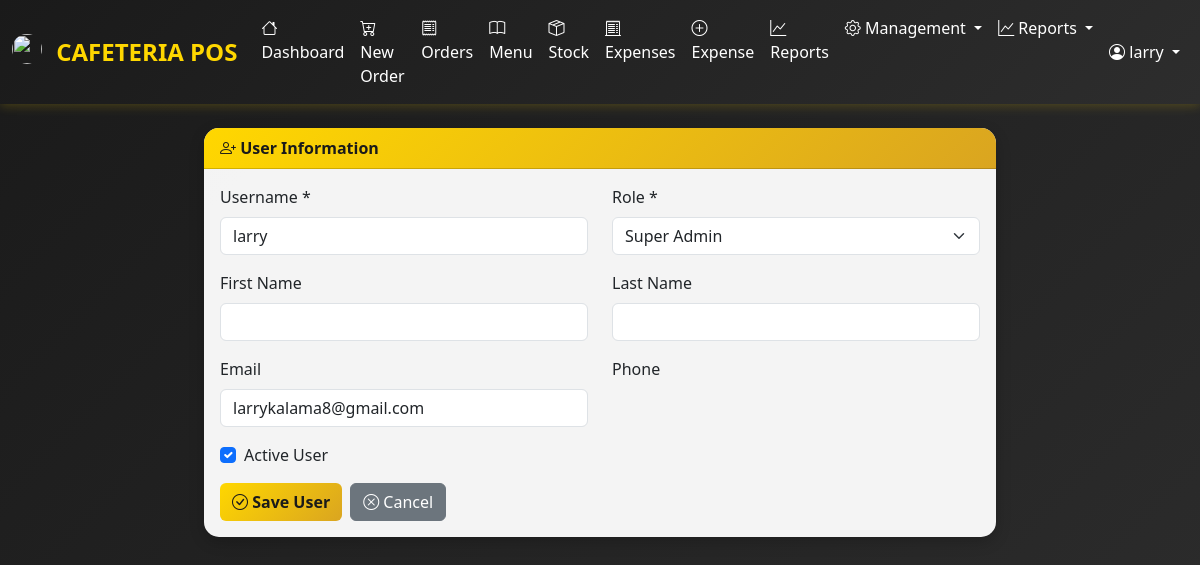
/accounts/users/6/update/ (signed in), run on the app's committed database.
### accounts/models.py (models this page shows, shortened)
class User(AbstractUser):
    ROLE_CHOICES = [
        ('SUPERADMIN', 'Super Admin'),
        ('WAITER', 'Waiter'),
        ('CASHIER', 'Cashier'),
    ]
    role = models.CharField(max_length=20, choices=ROLE_CHOICES, default='WAITER')
    phone_number = models.CharField(max_length=15, blank=True, null=True)
    is_active = models.BooleanField(default=True)
    created_at = models.DateTimeField(auto_now_add=True)
    updated_at = models.DateTimeField(auto_now=True)
    class Meta:
        ordering = ['-date_joined']
    @property
    def is_superadmin(self):
        return self.role == 'SUPERADMIN'
    def get_full_name(self):
        if self.first_name and self.last_name:
            return f"{self.first_name} {self.last_name}"
        return self.username

### accounts/views.py (the view)
# urls.py: path('users/<int:pk>/update/', views.user_update, name='user_update'),
@login_required
@user_passes_test(is_superadmin)
def user_update(request, pk):
    user = get_object_or_404(User, pk=pk)
    if request.method == 'POST':
        form = UserUpdateForm(request.POST, instance=user)
        if form.is_valid():
            form.save()
            messages.success(request, f'User {user.username} updated successfully!')
            return redirect('accounts:user_list')
    else:
        form = UserUpdateForm(instance=user)
    return render(request, 'accounts/user_form.html', {
        'form': form,
        'title': f'Update User: {user.username}'
    })

### accounts/forms.py
class UserUpdateForm(forms.ModelForm):
    class Meta:
        model = User
        fields = [
            'username', 'first_name', 'last_name', 'email', 'phone_number',
            'role', 'is_active'
        ]
        widgets = {
            'username': forms.TextInput(attrs={'class': 'form-control'}),
            'first_name': forms.TextInput(attrs={'class': 'form-control'}),
            'last_name': forms.TextInput(attrs={'class': 'form-control'}),
            'email': forms.EmailInput(attrs={'class': 'form-control'}),
            'phone_number': forms.TextInput(attrs={'class': 'form-control'}),
            'role': forms.Select(attrs={'class': 'form-select'}),
            'is_active': forms.CheckboxInput(attrs={'class': 'form-check-input'}),
        }

### accounts/views.py (called while the page is built)
def is_superadmin(user):
    return user.is_authenticated and user.role == 'SUPERADMIN'

### templates/accounts/user_form.html (shortened to what this page needs)
{% extends 'base.html' %}
{% block content %}
<div class="row justify-content-center">
    <div class="col-md-8">
        <div class="card">
            <div class="card-header">
                <i class="bi bi-person-plus"></i> User Information
            </div>
            <div class="card-body">
                <form method="post">
                    <div class="row">
                        <div class="col-md-6 mb-3">
                            <label class="form-label">Username *</label>
                            {{ form.username }}
                        </div>
                        <div class="col-md-6 mb-3">
                            <label class="form-label">Role *</label>
                            {{ form.role }}
                        </div>
                    </div>
                    <div class="row">
                        <div class="col-md-6 mb-3">
                            <label class="form-label">First Name</label>
                            {{ form.first_name }}
                        </div>
                        <div class="col-md-6 mb-3">
                            <label class="form-label">Last Name</label>
                            {{ form.last_name }}
                        </div>
                    </div>
                    <div class="row">
                        <div class="col-md-6 mb-3">
                            <label class="form-label">Email</label>
                            {{ form.email }}
                        </div>
                        <div class="col-md-6 mb-3">
                            <label class="form-label">Phone</label>
                        </div>
                    </div>
                    {% if form.instance.pk %}
                    <div class="mb-3">
                        <div class="form-check">
                            {{ form.is_active }}
                            <label class="form-check-label">Active User</label>
                        </div>
                    </div>
                    {% endif %}
                    <div class="d-flex gap-2">
                        <button type="submit" class="btn btn-primary">
                            <i class="bi bi-check-circle"></i> Save User
                        </button>
                        <a href="{% url 'accounts:user_list' %}" class="btn btn-secondary">
                            <i class="bi bi-x-circle"></i> Cancel
                        </a>
                    </div>
                </form>
            </div>
        </div>
    </div>
</div>
{% endblock %}

### templates/base.html (shortened to what this page needs)
{% load static %}
<!DOCTYPE html>
<html lang="en">
<head>
    <link href="https://cdn.jsdelivr.net/npm/bootstrap@5.3.2/dist/css/bootstrap.min.css" rel="stylesheet">
    <link rel="stylesheet" href="https://cdn.jsdelivr.net/npm/bootstrap-icons@1.11.1/font/bootstrap-icons.css">
</head>
<body>
    {% if user.is_authenticated %}
    <nav class="navbar navbar-expand-lg navbar-dark mb-4">
        <div class="container-fluid">
            <a class="navbar-brand" href="{% url 'dashboard:home' %}">
                <img src="{% static 'images/favicon.png' %}" width="30" height="30" class="d-inline-block align-top me-2 rounded-circle" alt="">
                CAFETERIA POS
            </a>
            <div class="collapse navbar-collapse" id="navbarNav">
                <ul class="navbar-nav me-auto">
                    <li class="nav-item">
                        <a class="nav-link" href="{% url 'dashboard:home' %}">
                            <i class="bi bi-house"></i> Dashboard
                        </a>
                    </li>
                    <li class="nav-item">
                        <a class="nav-link" href="{% url 'orders:create_order' %}">
                            <i class="bi bi-cart-plus"></i> New Order
                        </a>
                    </li>
                    <li class="nav-item position-relative">
                        <a class="nav-link" href="{% url 'orders:order_list' %}">
                            <i class="bi bi-receipt"></i> Orders
                        </a>
                    </li>
                    <li class="nav-item">
                        <a class="nav-link" href="{% url 'menu:menuitem_list' %}">
                            <i class="bi bi-book"></i> Menu
                        </a>
                    </li>
                    {% if user.role in 'SUPERADMIN WAITER CASHIER' %}
                    <li class="nav-item">
                        <a class="nav-link" href="{% url 'inventory:stock_list' %}">
                            <i class="bi bi-box-seam"></i> Stock
                        </a>
                    </li>
                    <li class="nav-item">
                        <a class="nav-link" href="{% url 'expenses:expense_list' %}">
                            <i class="bi bi-receipt-cutoff"></i> Expenses
                        </a>
                    </li>
                    {% endif %}
                    {% if perms.can_manage_expenses or user.role in 'SUPERADMIN CASHIER WAITER' %}
                    <li class="nav-item">
                        <a class="nav-link" href="{% url 'expenses:expense_add' %}">
                            <i class="bi bi-plus-circle"></i> Expense
                        </a>
                    </li>
                    {% endif %}
                    {% if user.role == 'SUPERADMIN' %}
                    <li class="nav-item">
                        <a class="nav-link" href="{% url 'reports:sales_report' %}">
                            <i class="bi bi-graph-up"></i> Reports
                        </a>
                    </li>
                    {% elif user.role in 'CASHIER WAITER' %}
                    <li class="nav-item">
                        <a class="nav-link" href="{% url 'reports:today_summary' %}">
                            <i class="bi bi-list-check"></i> Today's Summary
                        </a>
                    </li>
                    {% endif %}
                    {% if user.is_superadmin %}
                    <li class="nav-item dropdown">
                        <a class="nav-link dropdown-toggle" href="#" role="button" data-bs-toggle="dropdown">
                            <i class="bi bi-gear"></i> Management
                        </a>
                    </li>
                    <li class="nav-item dropdown">
                        <a class="nav-link dropdown-toggle" href="#" role="button" data-bs-toggle="dropdown">
                            <i class="bi bi-graph-up"></i> Reports
                        </a>
                    </li>
                    {% endif %}
                </ul>
                <ul class="navbar-nav">
                    <li class="nav-item dropdown">
                        <a class="nav-link dropdown-toggle" href="#" role="button" data-bs-toggle="dropdown">
                            <i class="bi bi-person-circle"></i> {{ user.get_full_name }}
                        </a>
                    </li>
                </ul>
            </div>
        </div>
    </nav>
    {% endif %}
    <main>
        {% block content %}{% endblock %}
    </main>
</body>
</html>

### templates/base.html (style rules this page uses)
:root { --gold: #FFD700; --gold-dark: #DAA520; --gold-light: #FFF8DC; --dark: #1a1a1a; --gray: #6c757d; }
body { font-family: 'Segoe UI', Tahoma, Geneva, Verdana, sans-serif; background: linear-gradient(135deg, #1a1a1a 0%, #2d2d2d 100%); min-height: 100vh; }
.navbar { background: linear-gradient(135deg, var(--dark) 0%, #2d2d2d 100%); box-shadow: 0 2px 10px rgba(255, 215, 0, 0.2); }
.navbar-brand { color: var(--gold) !important; font-weight: bold; font-size: 1.5rem; }
.nav-link { color: #fff !important; transition: all 0.3s; }
.card { background: rgba(255, 255, 255, 0.95); border: none; border-radius: 15px; box-shadow: 0 5px 15px rgba(0, 0, 0, 0.2); transition: all 0.3s; }
.card-header { background: linear-gradient(135deg, var(--gold) 0%, var(--gold-dark) 100%); color: var(--dark); font-weight: bold; border-radius: 15px 15px 0 0 !important; }
.btn-primary { background: linear-gradient(135deg, var(--gold) 0%, var(--gold-dark) 100%); border: none; color: var(--dark); font-weight: bold; transition: all 0.3s; }

### data on the page
User: get_full_name "larry", username "larry", role "Super Admin", email "larrykalama8@gmail.com", is_active "☑"
